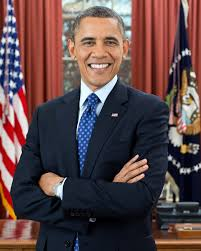
#> input picture 04_cascade/obama_01.jpeg, 201 x 251 px, given in place of the camera
$ python 0_autoplot___test.py
#> lines starting #> are read from the running program, lines starting #| are printed output that depends on the picture; after the words box and inside, x2 and y2 are one past the last pixel; in counts of white or black regions, pixels touching at a corner belong together
### raspbot/Raspbot_Lib.py
#!/usr/bin/env python3
# coding: utf-8
import smbus
import time,random
import math

PI5Car_I2CADDR = 0x2B
class Raspbot():

    def get_i2c_device(self, address, i2c_bus):
        self._addr = address
        if i2c_bus is None:
            return smbus.SMBus(1)
        else:
            return smbus.SMBus(i2c_bus)

    def __init__(self):
        # Create I2C device.
        self._device = self.get_i2c_device(PI5Car_I2CADDR, 1)

    #写数据
    # [11 lines left out: functions write_u8, write_reg, not called in this run]

    def write_array(self, reg, data):
        try:
            # self._device.write_block_data(self._addr, reg, data)
            self._device.write_i2c_block_data(self._addr, reg, data)
        except:
            print ('write_array I2C error')

   #读数据
    # [30 lines left out: functions read_data_byte, read_data_array, Ctrl_Car, not called in this run]

#控制电机正反(-255~255)
    def Ctrl_Muto(self, motor_id, motor_speed):
        try:

            if(motor_speed>255):
                motor_speed = 255
            if(motor_speed<-255):
                motor_speed = -255
            if(motor_speed < 0 and motor_speed >= -255): #速度如果是负数则后退
                motor_dir = 1
            else:motor_dir = 0
            reg = 0x01
            data = [motor_id, motor_dir, abs(motor_speed)]
            self.write_array(reg, data)
        except:
            print ('Ctrl_Car I2C error')

#控制舵机
    def Ctrl_Servo(self, id, angle):
        try:
            reg = 0x02
            data = [id, angle]
            if angle < 0:
                angle = 0
            elif angle > 180:
                angle = 180
            if(id==2 and angle > 100):angle = 100
            self.write_array(reg, data)
        except:
            print ('Ctrl_Servo I2C error')

#控制灯珠(全部)
    def Ctrl_WQ2812_ALL(self, state, color):
        try:
            reg = 0x03
            data = [state, color]
            if state < 0:
                state = 0
            elif state > 1:
                state = 1
            self.write_array(reg, data)
        except:
            print ('Ctrl_WQ2812 I2C error')

#单独控制灯珠
    # [54 lines left out: functions Ctrl_WQ2812_Alone, Ctrl_WQ2812_brightness_ALL, Ctrl_WQ2812_brightness_Alone, Ctrl_IR_Switch, not called in this run]

#控制蜂鸣器开关
    def Ctrl_BEEP_Switch(self, state):
        try:
            reg = 0x06
            data = [state]
            if state < 0:
                state = 0
            elif state > 1:
                state = 1
            self.write_array(reg, data)
        except:
            print ('Ctrl_BEEP_Switch I2C error')

#控制超声波测距开关
    # [11 lines left out: function Ctrl_Ulatist_Switch, not called in this run]


#控制灯珠特效
class LightShow:

    # [24 lines left out: functions __init__, execute_effect, not called in this run]

    def turn_off_all_lights(self):
        self.bot.Ctrl_WQ2812_ALL(0, 0)

    # [158 lines left out: functions run_river_light, breathing_light, random_running_light, starlight_shimmer, gradient_light, rgb_remix and 2 more, not called in this run]

    def stop(self):
        self.running = False

# test
#car = Raspbot()

#读取巡线传感器地址 ,此值只有1位
# track =car.read_data_array(0x0a,1)
# track = int(track[0])
# x1 = (track>>3)&0x01
# x2 = (track>>2)&0x01
# x3 = (track>>1)&0x01
# x4 = (track)&0x01
# print(track,x1,x2,x3,x4)


# 读取超声传感器地址,此值只有2位
# car.Ctrl_Ulatist_Switch(1)#open
# time.sleep(1)
# diss_H =car.read_data_array(0x1b,1)[0]
# diss_L =car.read_data_array(0x1a,1)[0]
# dis = diss_H<< 8 | diss_L
# print(dis+"mm")
# car.Ctrl_Ulatist_Switch(0)#close

#读取红外遥控的值
# car.Ctrl_IR_Switch(1)
# time.sleep(3)
# data =car.read_data_array(0x0c,1)
# print(data)
# car.Ctrl_IR_Switch(0)


#蜂鸣器测试
# car.Ctrl_BEEP_Switch(1)
# time.sleep(1)
# car.Ctrl_BEEP_Switch(0)
# time.sleep(1)


#电机测试
# car.Ctrl_Car(0,0,150) #L1电机 前进 150速度
# car.Ctrl_Car(1,0,150) #L2电机 前进 150速度
# car.Ctrl_Car(2,0,150) #R1电机 前进 150速度
# car.Ctrl_Car(3,0,150) #R2电机 前进 150速度
# time.sleep(1)
# car.Ctrl_Car(0,1,50) #L1电机 后退 50速度
# time.sleep(1)
# car.Ctrl_Car(0,0,0) #L1电机 停止
# car.Ctrl_Car(1,0,0) #L2电机 停止
# car.Ctrl_Car(2,0,0) #R1电机 停止
# car.Ctrl_Car(3,0,0) #R2电机 停止


#舵机测试
# car.Ctrl_Servo(1,0) #s1 0度
# car.Ctrl_Servo(2,180) #s2 180度
# time.sleep(1)
# car.Ctrl_Servo(1,180) #s1 180度
# car.Ctrl_Servo(2,0) #s2 0度
# time.sleep(1)

#灯条测试
# car.Ctrl_WQ2812_ALL(1,0)#红色
# time.sleep(1)
# car.Ctrl_WQ2812_ALL(1,1)#绿色
# time.sleep(1)
# car.Ctrl_WQ2812_ALL(1,2)#蓝色
# time.sleep(1)
# car.Ctrl_WQ2812_ALL(1,3)#黄色
# time.sleep(1)
# car.Ctrl_WQ2812_ALL(0,0) #关闭

#单个灯测试
# car.Ctrl_WQ2812_Alone(1,1,0)#1号红色
# time.sleep(1)
# car.Ctrl_WQ2812_Alone(2,1,3)#1号黄色
# time.sleep(1)
# car.Ctrl_WQ2812_Alone(1,0,3)#1号关
# time.sleep(1)
# car.Ctrl_WQ2812_Alone(14,1,2)#14号绿色
# time.sleep(1)
# car.Ctrl_WQ2812_ALL(0,0) #关闭

#控制亮度测试 全部
# for i in range(255):
#     car.Ctrl_WQ2812_brightness_ALL(i,0,0)
#     time.sleep(0.01)


### 03_self_driving/0_autoplot___test.py
#!/usr/bin/env python3
# -*- coding: utf-8 -*-
"""
Raspbot v2 자율주행 테스트 코드 (전체 기능)
서보 모터 포함 전체 기능을 사용한 라인 트레이싱 테스트

Copyright (C): 2015-2024, Shenzhen Yahboom Tech
Modified: 2025-11-25

═══════════════════════════════════════════════════════════
주요 특징:
═══════════════════════════════════════════════════════════
- 서보 모터 제어 포함 (카메라 각도 조절)
- 라인 트레이싱 기본 기능
- 막다른 길 감지 시 서보 회전으로 대체 경로 탐색
- 단계별 주석으로 실행 흐름 명확화

═══════════════════════════════════════════════════════════
실행 단계:
═══════════════════════════════════════════════════════════
1단계: 라이브러리 및 모듈 import
2단계: 하드웨어 초기화 (Raspbot, 카메라, 서보)
3단계: 트랙바 및 윈도우 설정
4단계: 이미지 처리 함수 정의
5단계: 차량 제어 함수 정의
6단계: 서보 모터 제어 함수 정의
7단계: 방향 결정 함수 정의
8단계: 메인 루프 실행
9단계: 정리 및 종료
"""

import sys
import os

# ============================
# 1단계: 라이브러리 및 모듈 import
# ============================
print("=" * 50)
print("  STEP 1: Loading Libraries...")
print("=" * 50)

# Raspbot 라이브러리 경로 추가
sys.path.append(os.path.join(os.path.dirname(__file__), "..", "lib", "raspbot"))

import cv2
import numpy as np
import random
import time
from Raspbot_Lib import Raspbot

print("Libraries loaded successfully\n")

# ============================
# 사용자 설정 영역
# ============================
print("=" * 50)
print("  STEP 2: Loading Configuration...")
print("=" * 50)

# 기본 속도 설정 (-255 ~ 255)
DEFAULT_SPEED_UP = 40
DEFAULT_SPEED_DOWN = 30

# 라인 검출 설정
DEFAULT_DETECT_VALUE = 120
DEFAULT_BRIGHTNESS = 0
DEFAULT_CONTRAST = 0

# 방향 판단 임계값
DEFAULT_DIRECTION_THRESHOLD = 35000
DEFAULT_UP_THRESHOLD = 220000

# 서보 모터 각도
DEFAULT_SERVO_1 = 70  # 좌우 각도 (0~180)
DEFAULT_SERVO_2 = 10  # 상하 각도 (0~110)

# 디버그 모드
DEBUG_MODE = True

# LED 효과 사용
USE_LED_EFFECTS = True
LED_ON_START = True

# 부저 사용
USE_BEEP = True
BEEP_ON_START = True
BEEP_ON_TURN = False

print("Configuration loaded successfully\n")

# ============================
# 2단계: 하드웨어 초기화
# ============================
print("=" * 50)
print("  STEP 3: Initializing Hardware...")
print("=" * 50)


def initialize_raspbot():
    """Raspbot 하드웨어 초기화"""
    try:
        bot = Raspbot()
        print("Raspbot hardware initialized successfully")
        return bot
    except Exception as e:
        print(f"Failed to initialize Raspbot: {e}")
        sys.exit(1)


def initialize_camera(width=320, height=240):
    """카메라 초기화 및 설정"""
#> called with width = 320, height = 240
    try:
        print("\nInitializing camera...")

        cap = cv2.VideoCapture(0)
        cap.set(cv2.CAP_PROP_FRAME_WIDTH, width)
        cap.set(cv2.CAP_PROP_FRAME_HEIGHT, height)
        cap.set(cv2.CAP_PROP_BRIGHTNESS, DEFAULT_BRIGHTNESS)
        cap.set(cv2.CAP_PROP_CONTRAST, DEFAULT_CONTRAST)
        cap.set(cv2.CAP_PROP_SATURATION, 50)
        cap.set(cv2.CAP_PROP_EXPOSURE, 100)

        ret, frame = cap.read()
#> frame is the input picture: shape (251, 201, 3); mean B, G, R 71.6, 70.2, 92.5
        if not ret or frame is None:
            raise Exception("Cannot read frame from camera")

        actual_height, actual_width = frame.shape[:2]
        print(f"USB camera initialized successfully")
        print(f"   - Requested resolution: {width}x{height}")
        print(f"   - Actual resolution: {actual_width}x{actual_height}")
#|    - Actual resolution: 201x251

        return cap
    except Exception as e:
        print(f"\nFailed to initialize camera: {e}\n")
        raise


def setup_initial_hardware_state(bot):
    """초기 하드웨어 상태 설정"""
    # LED 초기화
    if LED_ON_START and USE_LED_EFFECTS:
        bot.Ctrl_WQ2812_ALL(1, 2)
        print("LED initialized")

    # 부저 테스트
    if BEEP_ON_START and USE_BEEP:
        bot.Ctrl_BEEP_Switch(1)
        time.sleep(0.2)
        bot.Ctrl_BEEP_Switch(0)
        print("Beeper test completed")

    # 서보 모터 초기 위치
    bot.Ctrl_Servo(1, DEFAULT_SERVO_1)
    bot.Ctrl_Servo(2, DEFAULT_SERVO_2)
    print(
        f"Servo motors initialized (S1:{DEFAULT_SERVO_1}deg, S2:{DEFAULT_SERVO_2}deg)"
    )

    # 모터 정지
    for i in range(4):
        bot.Ctrl_Muto(i, 0)
    print("Motors stopped and initialized\n")


# Raspbot 및 카메라 초기화
bot = initialize_raspbot()

try:
    cap = initialize_camera()
except Exception as e:
    del bot
    sys.exit(1)

setup_initial_hardware_state(bot)

# ============================
# 3단계: 트랙바 및 윈도우 설정
# ============================
print("=" * 50)
print("  STEP 4: Setting up Trackbars and Windows...")
print("=" * 50)


def nothing(x):
    """트랙바 콜백 함수"""
    pass


# 윈도우 생성 (크기 조절 가능)
# Camera Settings 윈도우를 먼저 생성하고 크기 설정
cv2.namedWindow("Camera Settings", cv2.WINDOW_NORMAL)
cv2.resizeWindow("Camera Settings", 500, 800)

cv2.namedWindow("1_Frame", cv2.WINDOW_NORMAL)
cv2.namedWindow("2_frame_transformed", cv2.WINDOW_NORMAL)
cv2.namedWindow("3_gray_frame", cv2.WINDOW_NORMAL)
cv2.namedWindow("4_Processed Frame", cv2.WINDOW_NORMAL)

# 4_Processed Frame 창을 더 크게 설정
cv2.resizeWindow("4_Processed Frame", 640, 480)
cv2.resizeWindow("1_Frame", 640, 480)

# 서보 모터 트랙바
cv2.createTrackbar("Servo_1_Angle", "Camera Settings", DEFAULT_SERVO_1, 180, nothing)
cv2.createTrackbar("Servo_2_Angle", "Camera Settings", DEFAULT_SERVO_2, 110, nothing)

# 이미지 처리 트랙바 (공백 제거하여 안정성 향상)
cv2.createTrackbar("ROI_Top_Y", "Camera Settings", 871, 1000, nothing)
cv2.createTrackbar("ROI_Bottom_Y", "Camera Settings", 946, 1000, nothing)
cv2.createTrackbar(
    "Direction_Threshold",
    "Camera Settings",
    DEFAULT_DIRECTION_THRESHOLD,
    500000,
    nothing,
)
cv2.createTrackbar(
    "Up_Threshold", "Camera Settings", DEFAULT_UP_THRESHOLD, 500000, nothing
)
cv2.createTrackbar("Brightness", "Camera Settings", DEFAULT_BRIGHTNESS, 100, nothing)
cv2.createTrackbar("Contrast", "Camera Settings", DEFAULT_CONTRAST, 100, nothing)
cv2.createTrackbar(
    "Detect_Value", "Camera Settings", DEFAULT_DETECT_VALUE, 150, nothing
)
cv2.createTrackbar("Motor_Up_Speed", "Camera Settings", DEFAULT_SPEED_UP, 255, nothing)
cv2.createTrackbar(
    "Motor_Down_Speed", "Camera Settings", DEFAULT_SPEED_DOWN, 255, nothing
)
cv2.createTrackbar("Saturation", "Camera Settings", 0, 100, nothing)
cv2.createTrackbar("Gain", "Camera Settings", 0, 100, nothing)

print("Trackbars and windows configured successfully\n")

# ============================
# 4단계: 이미지 처리 함수 정의
# ============================
print("=" * 50)
print("  STEP 5: Defining Image Processing Functions")
print("=" * 50)


def apply_roi_visualization(frame, pts_src, actual_w, actual_h, top_y, bottom_y):
    """ROI 영역 시각화"""
    pts = pts_src.reshape((-1, 1, 2)).astype(np.int32)
    frame_with_rect = cv2.polylines(
        frame.copy(), [pts], isClosed=True, color=(0, 255, 0), thickness=2
    )

    cv2.putText(
        frame_with_rect,
        f"Resolution: {actual_w}x{actual_h}",
        (10, 20),
        cv2.FONT_HERSHEY_SIMPLEX,
        0.5,
        (0, 255, 255),
        1,
    )
    cv2.putText(
        frame_with_rect,
        f"ROI Top: {top_y} / Bottom: {bottom_y}",
        (10, 40),
        cv2.FONT_HERSHEY_SIMPLEX,
        0.5,
        (0, 255, 255),
        1,
    )
    return frame_with_rect


def calculate_roi_points(actual_w, actual_h, roi_top_y, roi_bottom_y):
    """ROI 포인트 계산"""
    top_y = int(roi_top_y * actual_h / 1000)
    bottom_y = int(roi_bottom_y * actual_h / 1000)
    top_y = max(0, min(top_y, actual_h - 1))
    bottom_y = max(0, min(bottom_y, actual_h - 1))

    if top_y >= bottom_y:
        top_y = max(0, bottom_y - 50)

    margin = 10
    pts_src = np.float32(
        [
            [margin, bottom_y],
            [actual_w - margin, bottom_y],
            [actual_w - margin, top_y],
            [margin, top_y],
        ]
    )

    return pts_src, top_y, bottom_y


def apply_perspective_transform(frame, pts_src, target_w=320, target_h=240):
    """원근 변환 적용"""
    pts_dst = np.float32([[0, target_h], [target_w, target_h], [target_w, 0], [0, 0]])
    mat_affine = cv2.getPerspectiveTransform(pts_src, pts_dst)
    frame_transformed = cv2.warpPerspective(frame, mat_affine, (target_w, target_h))
    return frame_transformed


def detect_road_lines(color_frame, gray_frame, detect_value):
    """
    도로선 감지 (빨간색 + 엷은 회색)

    처리 방식:
    1. HSV 변환하여 빨간색 범위 감지
    2. 밝기로 엷은 회색(흰색 계열) 감지
    3. 두 마스크 결합
    4. 노이즈 제거

    결과:
    - 빨간색/회색 도로선: 255 (흰색)
    - 검정색 도로/장애물: 0 (검정)

    히스토그램 해석:
    - 합이 클수록 = 도로선이 많음 = 막힘 또는 경계
    - 합이 작을수록 = 검정 도로가 많음 = 주행 가능
    """
    # HSV 변환 (빨간색 감지를 위해)
    hsv_frame = cv2.cvtColor(color_frame, cv2.COLOR_BGR2HSV)

    # 빨간색 범위 감지 (HSV에서 빨간색은 0도 근처와 180도 근처 두 영역)
    # 빨간색 범위 1: 0-10도
    lower_red1 = np.array([0, 70, 50])
    upper_red1 = np.array([10, 255, 255])
    mask_red1 = cv2.inRange(hsv_frame, lower_red1, upper_red1)

    # 빨간색 범위 2: 170-180도
    lower_red2 = np.array([170, 70, 50])
    upper_red2 = np.array([180, 255, 255])
    mask_red2 = cv2.inRange(hsv_frame, lower_red2, upper_red2)

    # 두 빨간색 마스크 결합
    mask_red = cv2.bitwise_or(mask_red1, mask_red2)

    # 엷은 회색/흰색 감지 (밝기 기준)
    # detect_value를 기준으로 밝은 영역 감지 (범위를 더 넓게)
    # 검정색 반사 부분도 포함하기 위해 임계값을 낮춤
    threshold_gray = max(detect_value - 30, 80)  # 범위 확장
    _, mask_gray = cv2.threshold(gray_frame, threshold_gray, 255, cv2.THRESH_BINARY)

    # 너무 어두운 부분(검정 도로)은 제외
    dark_threshold = 50  # 50 이하는 확실한 검정 도로
    _, mask_dark = cv2.threshold(gray_frame, dark_threshold, 255, cv2.THRESH_BINARY)
    mask_gray = cv2.bitwise_and(mask_gray, mask_dark)

    # 빨간색과 회색 마스크 결합
    mask_lines = cv2.bitwise_or(mask_red, mask_gray)

    # 노이즈 제거
    kernel = np.ones((3, 3), np.uint8)
    mask_lines = cv2.morphologyEx(mask_lines, cv2.MORPH_CLOSE, kernel)
    mask_lines = cv2.morphologyEx(mask_lines, cv2.MORPH_OPEN, kernel)

    return mask_lines


# [12 lines left out: function apply_binary_threshold, not called in this run]


def visualize_direction_on_frame(
    binary_frame, direction, left_sum, center_sum, right_sum
):
    """
    프레임에 방향 정보 시각화 (3등분 방식)

    Args:
        binary_frame: 이진화된 프레임
        direction: 결정된 방향 (LEFT/UP/RIGHT)
        left_sum: 좌측 영역 히스토그램 합
        center_sum: 중앙 영역 히스토그램 합
        right_sum: 우측 영역 히스토그램 합

    시각화 요소:
    - 방향 표시 (DIR: LEFT/UP/RIGHT)
    - 히스토그램 합계 (작을수록 도로 많음)
    - 3등분 영역 구분선 및 라벨
    """
    # 컬러 이미지로 변환 (텍스트 표시를 위해)
    frame_color = cv2.cvtColor(binary_frame, cv2.COLOR_GRAY2BGR)
    h, w = frame_color.shape[:2]

    # 방향 텍스트 배경
    overlay = frame_color.copy()
    cv2.rectangle(overlay, (0, 0), (w, 90), (0, 0, 0), -1)
    cv2.addWeighted(overlay, 0.7, frame_color, 0.3, 0, frame_color)

    # 방향 텍스트 표시
    direction_text = f"DIR: {direction}"
    direction_color = (0, 255, 0) if direction == "UP" else (0, 255, 255)
    cv2.putText(
        frame_color,
        direction_text,
        (10, 30),
        cv2.FONT_HERSHEY_SIMPLEX,
        1.0,
        direction_color,
        2,
    )

    # 히스토그램 값 표시
    hist_text = f"L:{left_sum:7d} C:{center_sum:7d} R:{right_sum:7d}"
    cv2.putText(
        frame_color,
        hist_text,
        (10, 60),
        cv2.FONT_HERSHEY_SIMPLEX,
        0.45,
        (255, 255, 255),
        1,
    )

    # 비율 표시 (작을수록 주행 가능)
    height_in_frame = binary_frame.shape[0]
    max_possible = height_in_frame * 255
    left_ratio = left_sum / (max_possible / 3)
    center_ratio = center_sum / (max_possible / 3)
    right_ratio = right_sum / (max_possible / 3)

    ratio_text = (
        f"Ratio(Low=OK) - L:{left_ratio:.2f} C:{center_ratio:.2f} R:{right_ratio:.2f}"
    )
    cv2.putText(
        frame_color,
        ratio_text,
        (10, 80),
        cv2.FONT_HERSHEY_SIMPLEX,
        0.4,
        (200, 200, 200),
        1,
    )

    # 도로선 감지 설명
    cv2.putText(
        frame_color,
        "White=RoadLine(Red/Gray) Black=Road",
        (10, 100),
        cv2.FONT_HERSHEY_SIMPLEX,
        0.35,
        (150, 150, 150),
        1,
    )

    # 3등분 구분선 표시
    left_line = w // 3
    right_line = 2 * w // 3

    # 왼쪽 구분선 (파란색)
    cv2.line(frame_color, (left_line, 0), (left_line, h), (255, 0, 0), 2)
    # 오른쪽 구분선 (파란색)
    cv2.line(frame_color, (right_line, 0), (right_line, h), (255, 0, 0), 2)

    # LEFT/CENTER/RIGHT 라벨 (하단)
    label_y = h - 10
    cv2.putText(
        frame_color,
        "LEFT",
        (w // 6 - 20, label_y),
        cv2.FONT_HERSHEY_SIMPLEX,
        0.6,
        (255, 255, 0),
        2,
    )
    cv2.putText(
        frame_color,
        "CENTER",
        (w // 2 - 35, label_y),
        cv2.FONT_HERSHEY_SIMPLEX,
        0.6,
        (0, 255, 0),
        2,
    )
    cv2.putText(
        frame_color,
        "RIGHT",
        (5 * w // 6 - 25, label_y),
        cv2.FONT_HERSHEY_SIMPLEX,
        0.6,
        (255, 255, 0),
        2,
    )

    return frame_color


def process_frame(frame, detect_value, roi_top_y, roi_bottom_y):
    """
    프레임 처리 및 도로선 검출

    처리 단계:
    1. 실제 해상도 확인 및 ROI 계산
    2. ROI 영역 시각화
    3. 원근 변환 적용
    4. 그레이스케일 변환
    5. 도로선 감지 (빨간색 + 엷은 회색)
    """
#> called with detect_value = 120, roi_top_y = 871, roi_bottom_y = 946
    # 1. 실제 해상도 확인 및 ROI 계산
    actual_h, actual_w = frame.shape[:2]
    pts_src, top_y, bottom_y = calculate_roi_points(
        actual_w, actual_h, roi_top_y, roi_bottom_y
    )

    # 2. ROI 영역 시각화
    frame_with_rect = apply_roi_visualization(
        frame, pts_src, actual_w, actual_h, top_y, bottom_y
    )
    cv2.imshow("1_Frame", frame_with_rect)

    # 3. 원근 변환 적용
    frame_transformed = apply_perspective_transform(frame, pts_src)
#> in apply_perspective_transform, `frame_transformed = cv2.warpPerspective(frame, mat_affine, (target_w, ..`:
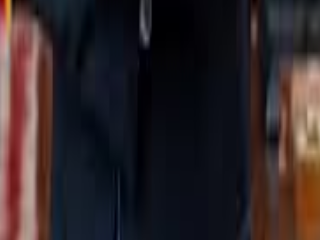
#> frame_transformed: shape (240, 320, 3); mean B, G, R 39.3, 36.9, 47.4
    cv2.imshow("2_frame_transformed", frame_transformed)

    # 4. 그레이스케일 변환 (참고용)
    gray_frame = cv2.cvtColor(frame_transformed, cv2.COLOR_BGR2GRAY)
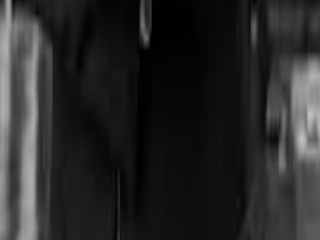
#> gray_frame: shape (240, 320); min 0, max 195, mean 40.3
    cv2.imshow("3_gray_frame", gray_frame)

    # 5. 도로선 감지 (빨간색 + 엷은 회색)
    binary_frame = detect_road_lines(frame_transformed, gray_frame, detect_value)
#> in detect_road_lines, `mask_red1 = cv2.inRange(hsv_frame, lower_red1, upper_red1)`:
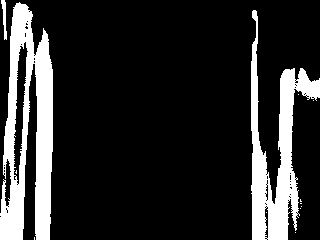
#> mask_red1: shape (240, 320); 16.8% white; 13 white regions (10 under 20 px), largest, box (x1, y1, x2, y2) and area: (0, 2, 53, 240) 7249, (251, 10, 320, 240) 5519, (1, 0, 7, 40) 124
#> in detect_road_lines, `mask_red2 = cv2.inRange(hsv_frame, lower_red2, upper_red2)`:
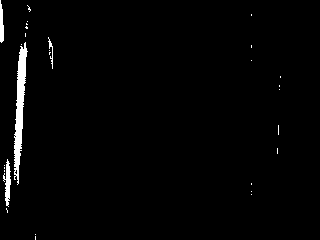
#> mask_red2: shape (240, 320); 1.8% white; 29 white regions (25 under 20 px), largest, box (x1, y1, x2, y2) and area: (14, 42, 28, 185) 931, (3, 159, 11, 207) 202, (0, 0, 4, 43) 130, (48, 37, 53, 69) 53
#> in detect_road_lines, `_, mask_gray = cv2.threshold(gray_frame, threshold_gray, 255, cv2.THRE..`:
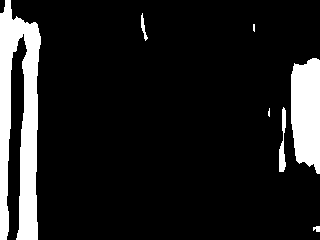
#> mask_gray: shape (240, 320); 12.2% white; 7 white regions (2 under 20 px), largest, box (x1, y1, x2, y2) and area: (0, 0, 41, 240) 6149, (291, 58, 320, 174) 2861, (279, 107, 286, 172) 260, (141, 13, 148, 41) 76, (313, 226, 320, 232) 33
#> in detect_road_lines, `_, mask_dark = cv2.threshold(gray_frame, dark_threshold, 255, cv2.THRE..`:
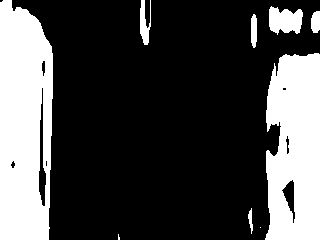
#> mask_dark: shape (240, 320); 27.9% white; 9 white regions (2 under 20 px), largest, box (x1, y1, x2, y2) and area: (0, 0, 53, 240) 11096, (265, 53, 320, 240) 8901, (269, 6, 303, 35) 722
#> in detect_road_lines, `mask_lines = cv2.bitwise_or(mask_red, mask_gray)`:
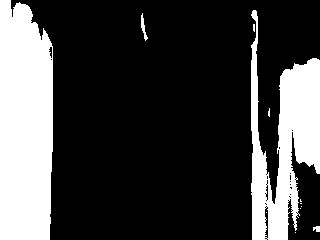
#> mask_lines: shape (240, 320); 25.6% white; 12 white regions (8 under 20 px), largest, box (x1, y1, x2, y2) and area: (0, 0, 53, 240) 11731, (251, 10, 320, 240) 7803, (141, 13, 148, 41) 76, (313, 226, 320, 232) 33
#> (the rest of the program and of its run is left out)
